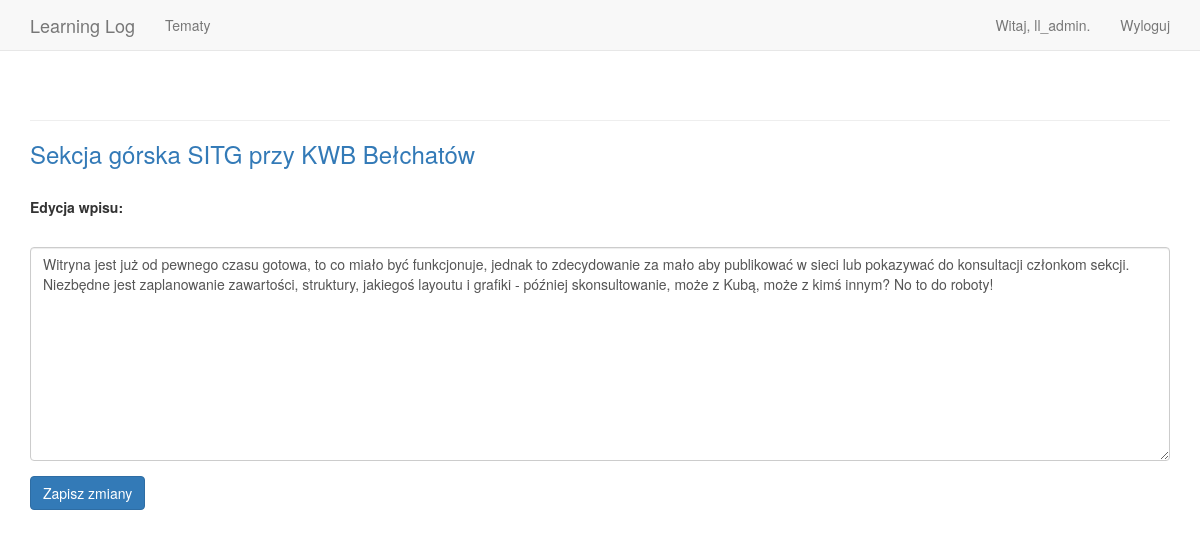
/edit_entry/9/ (signed in), run on the app's committed database.
### learning_logs/models.py (models this page shows, shortened)
class Topic(models.Model):
    text = models.CharField(max_length=200)
    date_added = models.DateTimeField(auto_now_add=True)
    owner = models.ForeignKey(User, on_delete=models.CASCADE)
    def __str__(self):
        return self.text

class Entry(models.Model):
    topic = models.ForeignKey(Topic, on_delete=models.CASCADE)
    text = models.TextField()
    date_added = models.DateTimeField(auto_now_add=True)
    class Meta:
        verbose_name_plural = 'entries'

### learning_logs/views.py (the view)
# urls.py: path('edit_entry/<int:entry_id>/', views.edit_entry, name='edit_entry'),
@login_required
def edit_entry(request, entry_id):
    entry = Entry.objects.get(id=entry_id)
    topic = entry.topic
    check_topic_owner(topic, request)
    if request.method != 'POST':
        form = EntryForm(instance=entry)
    else:
        form = EntryForm(instance=entry, data=request.POST)
        if form.is_valid():
            form.save()
            return HttpResponseRedirect(reverse('learning_logs:topic',args=[topic.id]))
    context = {'entry': entry, 'topic': topic, 'form': form}
    return render(request, 'learning_logs/edit_entry.html', context)

### learning_logs/forms.py
class EntryForm(forms.ModelForm):
    class Meta:
        model = Entry
        fields = ['text']
        labels = {'text': ''}
        widgets = {'text': forms.Textarea(attrs={'cols': 80})}

### learning_logs/views.py (called while the page is built)
def check_topic_owner(topic, request):
    if topic.owner != request.user:
        raise Http404

### learning_logs/templates/learning_logs/edit_entry.html (shortened to what this page needs)
{% extends 'learning_logs/base.html' %}
{% load bootstrap3 %}
{% block content %}
  <p><h3><a href="{% url 'learning_logs:topic' topic.id %}">{{ topic }}</a></h3></p>
  <br>
  <p>
    <b>Edycja wpisu:</b>
  </p>
  <form action="{% url 'learning_logs:edit_entry' entry.id %}" method='post'>
    {% bootstrap_form form %}
    {% buttons %}
    <button name="submit" class="btn btn-primary">Zapisz zmiany</button>
    {% endbuttons %}
  </form>
{% endblock content %}

### learning_logs/templates/learning_logs/base.html (shortened to what this page needs)
{% load bootstrap3 %}
<!DOCTYPE html>
<html lang="pl">
  <head>
    {% bootstrap_css %}
  </head>
  <body>
    <nav class="navbar navbar-default navbar-static-top">
      <div class="container">
        <div class="navbar-header">
          <a class="navbar-brand" href="{% url 'learning_logs:index' %}">Learning Log</a>
        </div>
        <div id="navbar" class="navbar-collapse collapse">
          <ul class="nav navbar-nav">
            <li><a href="{% url 'learning_logs:topics' %}">Tematy</a></li>
          </ul>
          <ul class="nav navbar-nav navbar-right">
            {% if user.is_authenticated %}
              <li><a>Witaj, {{ user.username }}.</a></li>
              <li><a href="{% url 'users:logout' %}">Wyloguj</a></li>
            {% else %}
              <li><a href="{% url 'users:register' %}">Rejestruj</a></li>
              <li><a href="{% url 'users:login' %}">Zaloguj</a></li>
            {% endif %}
          </ul>
        </div>
      </div>
    </nav>
    <div class="container">
      <div class="page-header">
      </div>
      <div>
        {% block content %}{% endblock %}
      </div>
    </div>
  </body>
</html>

### data on the page
Topic: text "Sekcja górska SITG przy KWB Bełchatów"
Entry: text "Witryna jest już od pewnego czasu gotowa, to co miało być funkcjonuje, jednak to zdecydowanie za mało aby publikować w sieci lub pokazywać do konsultacji członkom sekcji. Niezbędne jest zaplanowanie zawartości, struktury, jakiegoś layoutu i grafiki - później skonsultowanie, może z Kubą, może z kimś innym? No to do roboty!"

### other printed values
{{ user.username }} "ll_admin"
